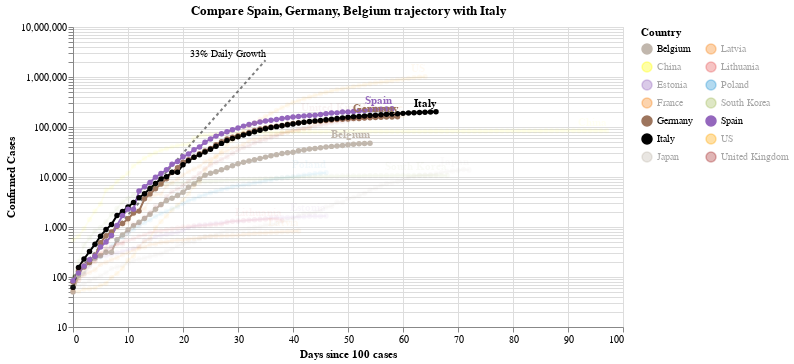

Here is the notebook cell this chart was saved with:
### Code cell
#hide_input
chart2 = make_since_chart(dff2, ['Spain', 'Germany', 'Belgium'], baseline_countries)
chart2

### Figure 1 — Vega-Lite specification as saved in the notebook (floating-point values rounded to 4 significant figures; data arrays with more than 128 entries replaced by an {"elided": "..."} marker saying what was removed)
{"config": {"view": {"continuousWidth": 400, "continuousHeight": 300}}, "layer": [{"mark": {"type": "line", "color": "black", "opacity": 0.5, "strokeDash": [3, 3]}, "encoding": {"x": {"type": "quantitative", "field": "Days since 100 cases"}, "y": {"type": "quantitative", "field": "Confirmed Cases"}}}, {"mark": {"type": "text", "align": "right", "dy": -6, "fontSize": 10, "text": "33% Daily Growth"}, "encoding": {"x": {"type": "quantitative", "field": "Days since 100 cases"}, "y": {"type": "quantitative", "field": "Confirmed Cases"}}, "transform": [{"filter": "(datum['Days since 100 cases'] >= 35)"}]}, {"data": {"name": "data-97de24e668c3ec4b914f5ff6e2ad6f9a"}, "mark": {"type": "line", "point": true}, "encoding": {"color": {"type": "nominal", "field": "Country", "legend": {"columns": 2}, "scale": {"domain": ["Belgium", "China", "Estonia", "France", "Germany", "Italy", "Japan", "Latvia", "Lithuania", "Poland", "South Korea", "Spain", "US", "United Kingdom"], "range": ["#C1B7AD", "yellow", "#9467bd", "#F58518", "#9D755D", "black", "#C1B7AD", "#F58518", "#E45756", "#2495D3", "#A1BA59", "#9467bd", "orange", "brown"]}}, "opacity": {"condition": {"value": 1, "selection": "selector008"}, "value": 0.05}, "tooltip": [{"type": "nominal", "field": "Country"}, {"type": "temporal", "field": "Date"}, {"type": "quantitative", "field": "Confirmed Cases"}, {"type": "quantitative", "field": "Days since 100 cases"}], "x": {"type": "quantitative", "field": "Days since 100 cases"}, "y": {"type": "quantitative", "field": "Confirmed Cases", "scale": {"type": "log"}}}, "selection": {"selector008": {"type": "multi", "fields": ["Country"], "bind": "legend", "init": [{"Country": "Spain"}, {"Country": "Germany"}, {"Country": "Belgium"}, {"Country": "Italy"}]}}, "width": 550}, {"data": {"name": "data-97de24e668c3ec4b914f5ff6e2ad6f9a"}, "mark": {"type": "text", "align": "right", "dy": -8, "fontWeight": "bold"}, "encoding": {"color": {"type": "nominal", "field": "Country", "legend": {"columns": 2}, "scale": {"domain": ["Belgium", "China", "Estonia", "France", "Germany", "Italy", "Japan", "Latvia", "Lithuania", "Poland", "South Korea", "Spain", "US", "United Kingdom"], "range": ["#C1B7AD", "yellow", "#9467bd", "#F58518", "#9D755D", "black", "#C1B7AD", "#F58518", "#E45756", "#2495D3", "#A1BA59", "#9467bd", "orange", "brown"]}}, "opacity": {"condition": {"value": 1, "selection": "selector008"}, "value": 0.05}, "text": {"type": "nominal", "field": "Country"}, "tooltip": [{"type": "nominal", "field": "Country"}, {"type": "temporal", "field": "Date"}, {"type": "quantitative", "field": "Confirmed Cases"}, {"type": "quantitative", "field": "Days since 100 cases"}], "x": {"type": "quantitative", "field": "Days since 100 cases"}, "y": {"type": "quantitative", "field": "Confirmed Cases", "scale": {"type": "log"}}}, "transform": [{"filter": "(datum['Date'] >= 1588032000000)"}], "width": 550}], "data": {"name": "data-c1a3bbf4dd040f2e7e8e7a69520e3c2a"}, "title": "Compare Spain, Germany, Belgium trajectory with Italy", "$schema": "https://vega.github.io/schema/vega-lite/v4.0.2.json", "datasets": {"data-c1a3bbf4dd040f2e7e8e7a69520e3c2a": [{"Days since 100 cases": 0, "Confirmed Cases": 100.0}, {"Days since 100 cases": 1, "Confirmed Cases": 133.0}, {"Days since 100 cases": 2, "Confirmed Cases": 176.9}, {"Days since 100 cases": 3, "Confirmed Cases": 235.3}, {"Days since 100 cases": 4, "Confirmed Cases": 312.9}, {"Days since 100 cases": 5, "Confirmed Cases": 416.2}, {"Days since 100 cases": 6, "Confirmed Cases": 553.5}, {"Days since 100 cases": 7, "Confirmed Cases": 736.1}, {"Days since 100 cases": 8, "Confirmed Cases": 979.1}, {"Days since 100 cases": 9, "Confirmed Cases": 1302.0}, {"Days since 100 cases": 10, "Confirmed Cases": 1732.0}, {"Days since 100 cases": 11, "Confirmed Cases": 2303.0}, {"Days since 100 cases": 12, "Confirmed Cases": 3064.0}, {"Days since 100 cases": 13, "Confirmed Cases": 4074.0}, {"Days since 100 cases": 14, "Confirmed Cases": 5419.0}, {"Days since 100 cases": 15, "Confirmed Cases": 7207.0}, {"Days since 100 cases": 16, "Confirmed Cases": 9586.0}, {"Days since 100 cases": 17, "Confirmed Cases": 12750.0}, {"Days since 100 cases": 18, "Confirmed Cases": 16960.0}, {"Days since 100 cases": 19, "Confirmed Cases": 22550.0}, {"Days since 100 cases": 20, "Confirmed Cases": 29990.0}, {"Days since 100 cases": 21, "Confirmed Cases": 39890.0}, {"Days since 100 cases": 22, "Confirmed Cases": 53060.0}, {"Days since 100 cases": 23, "Confirmed Cases": 70560.0}, {"Days since 100 cases": 24, "Confirmed Cases": 93850.0}, {"Days since 100 cases": 25, "Confirmed Cases": 124800.0}, {"Days since 100 cases": 26, "Confirmed Cases": 166000.0}, {"Days since 100 cases": 27, "Confirmed Cases": 220800.0}, {"Days since 100 cases": 28, "Confirmed Cases": 293700.0}, {"Days since 100 cases": 29, "Confirmed Cases": 390600.0}, {"Days since 100 cases": 30, "Confirmed Cases": 519500.0}, {"Days since 100 cases": 31, "Confirmed Cases": 690900.0}, {"Days since 100 cases": 32, "Confirmed Cases": 918900.0}, {"Days since 100 cases": 33, "Confirmed Cases": 1222000.0}, {"Days since 100 cases": 34, "Confirmed Cases": 1625000.0}, {"Days since 100 cases": 35, "Confirmed Cases": 2162000.0}], "data-97de24e668c3ec4b914f5ff6e2ad6f9a": {"elided": "839 records"}}}
